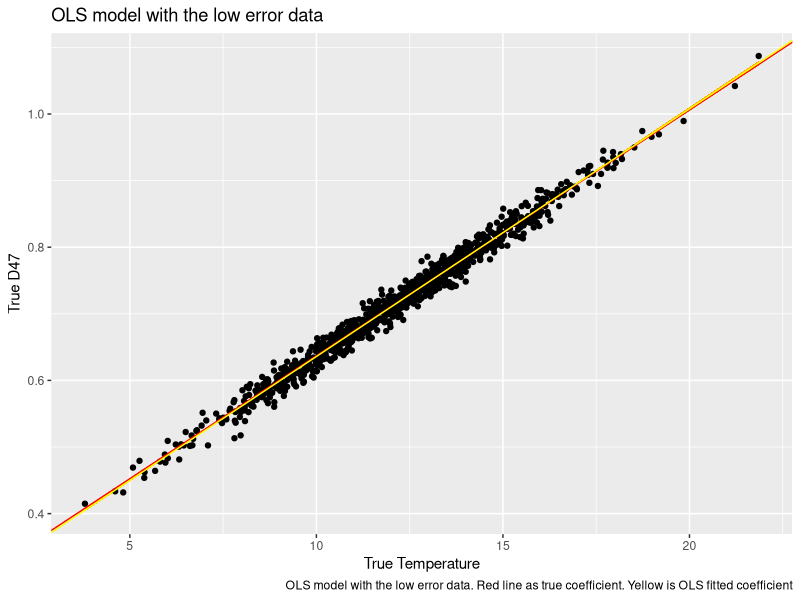
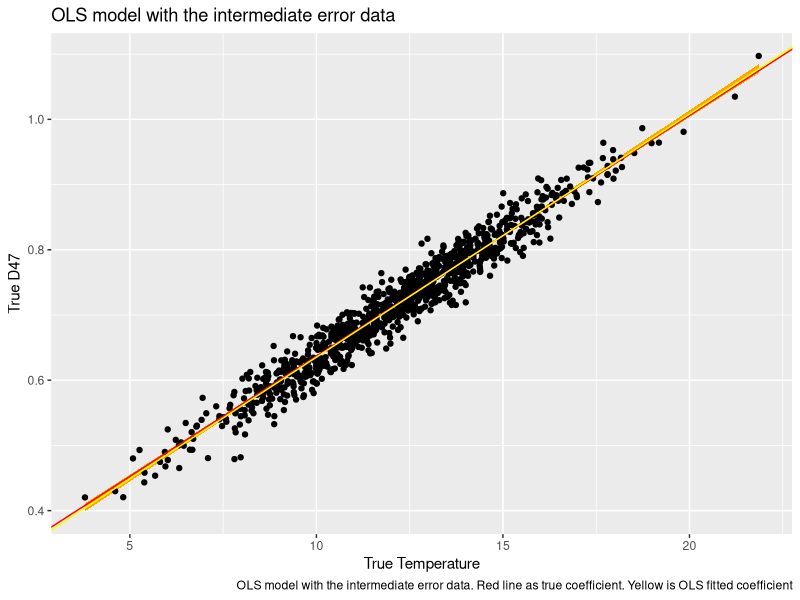
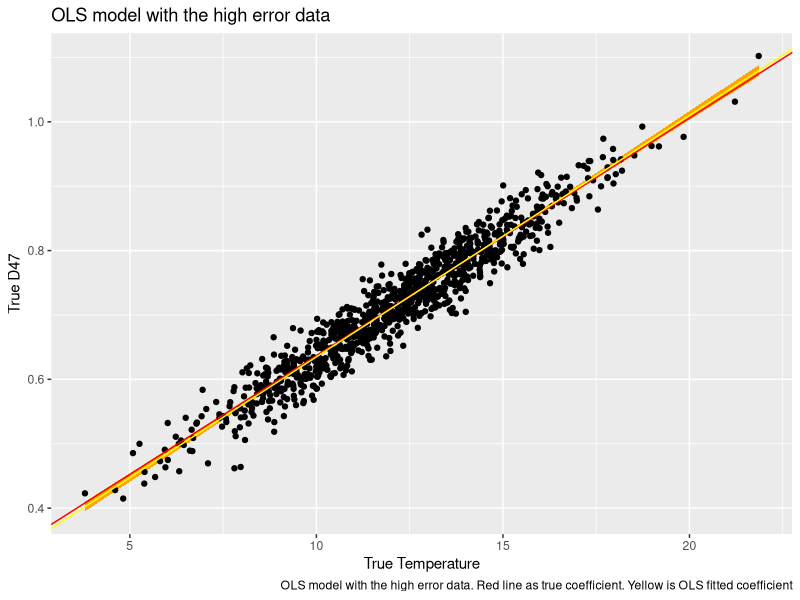

The R source for these figures, in order:
## ---- chunk 1
knitr::opts_chunk$set(echo = TRUE, warning = FALSE, message = FALSE)

library(tidyverse)
library(dplyr)
library(ggplot2)
library(boot)
library(knitr)
## ---- chunk 2
data_low <- read_csv("../Data/Dataset_S1_Mar8.csv")
data_intermediate <- read_csv("../Data/Dataset_S2_Mar8.csv")
data_high <- read_csv("../Data/Dataset_S3_Mar8.csv")
## ---- chunk 3
# https://www.statmethods.net/advstats/bootstrapping.html
# Boot library docs
# calculate the coefficient
OLS_boot <- function(formula, data, indices) {
  d <- data[indices,]                                 # allows boot to select sample
  mark <- sample(                                     # Mark for train-test
    c(rep(0, 0.7*nrow(d)), 
    c(rep(1, 0.3*nrow(d)))))      
  train <- d[mark == 0,]                              # train data
  test <- d[mark == 1,]                               # test data
  fit <- lm(formula, data=train)                      # the OLS model
  train_MSE <- mean((train$D47 - predict(fit))^2)     # Train set MSE
  test_MSE <- mean((test$D47 - predict(fit, newdata = test))^2)# Test set MSE
  return(c(coef(fit), train_MSE, test_MSE))                    # get intercept
}

# The OLS function with bootstrapping
OLS <- function(seed, statistic, dataSet, formula, replicate){
  set.seed(seed)
  results <- boot(data = dataSet,
                  statistic = statistic,
                  R = replicate,
                  formula = formula)
  
  CI_Intecept <- boot.ci(results, type="bca", index=1)
  Intercept_names <- c("Median Intercept", "Intercept Std. Error", "2.5%", "92.5%")
  Intercept_values <- c(median(results$t[,1]), sd(results$t[,1]) / sqrt(length(results$t[,1])), CI_Intecept$bca[4], CI_Intecept$bca[5])
  names(Intercept_values) <- Intercept_names
  
  CI_Slope <- boot.ci(results, type="bca", index=2)
  Slope_names <- c("Median Slope", "Slope Std. Error", "2.5%", "92.5%")
  Slope_values <- c(median(results$t[,2]), sd(results$t[,2]) / sqrt(length(results$t[,2])), CI_Slope$bca[4], CI_Slope$bca[5])
  names(Slope_values) <- Slope_names
  
  MSE_names <- c("Median Train MSE", "Median Test MSE")
  MSE_values <- c(median(results$t[,3]), median(results$t[,4]))
  names(MSE_values) <- MSE_names
  
  
  Intercept_values %>% kable()
  Slope_values %>% kable()
  MSE_values %>% kable()
  
  return (c(Intercept_values, Slope_values, MSE_values))
}

# create data visualization
createPlot <- function(data, result, title, caption) {
  data %>% 
    ggplot(aes(x = x_TRUE, y=y_TRUE)) + 
    geom_ribbon(aes(ymin = result[7] * x_TRUE + result[4] , ymax = result[8] * x_TRUE + result[3]), fill = "orange") +
    geom_point() +
    geom_abline(slope = 0.0369, intercept = 0.268, color = 'red') +
    geom_abline(slope = result[5], intercept = result[1], color = 'yellow') + 
    labs(title = title,
         caption = caption) + 
    xlab("True Temperature") + 
    ylab("True D47")
}

## ---- chunk 4
result_low <- OLS(1234, OLS_boot, data_low, D47~Temperature, 1000)

rbind(result_low) %>% kable()
## ---- chunk 5
createPlot(data_low, 
           result_low, 
           "OLS model with the low error data", 
           "OLS model with the low error data. Red line as true coefficient. Yellow is OLS fitted coefficient")
## ---- chunk 6

result_intermediate <- OLS(1234, OLS_boot, data_intermediate, D47~Temperature, 1000)

rbind(result_intermediate) %>% kable()
## ---- chunk 7
createPlot(data_intermediate, 
           result_intermediate, 
           "OLS model with the intermediate error data", 
           "OLS model with the intermediate error data. Red line as true coefficient. Yellow is OLS fitted coefficient")
## ---- chunk 8
result_high <- OLS(1234, OLS_boot, data_high, D47~Temperature, 1000)

rbind(result_high) %>% kable()
## ---- chunk 9
createPlot(data_high, 
           result_high, 
           "OLS model with the high error data", 
           "OLS model with the high error data. Red line as true coefficient. Yellow is OLS fitted coefficient")
## ---- chunk 10
rbind(result_low, result_intermediate, result_high) %>% kable()
